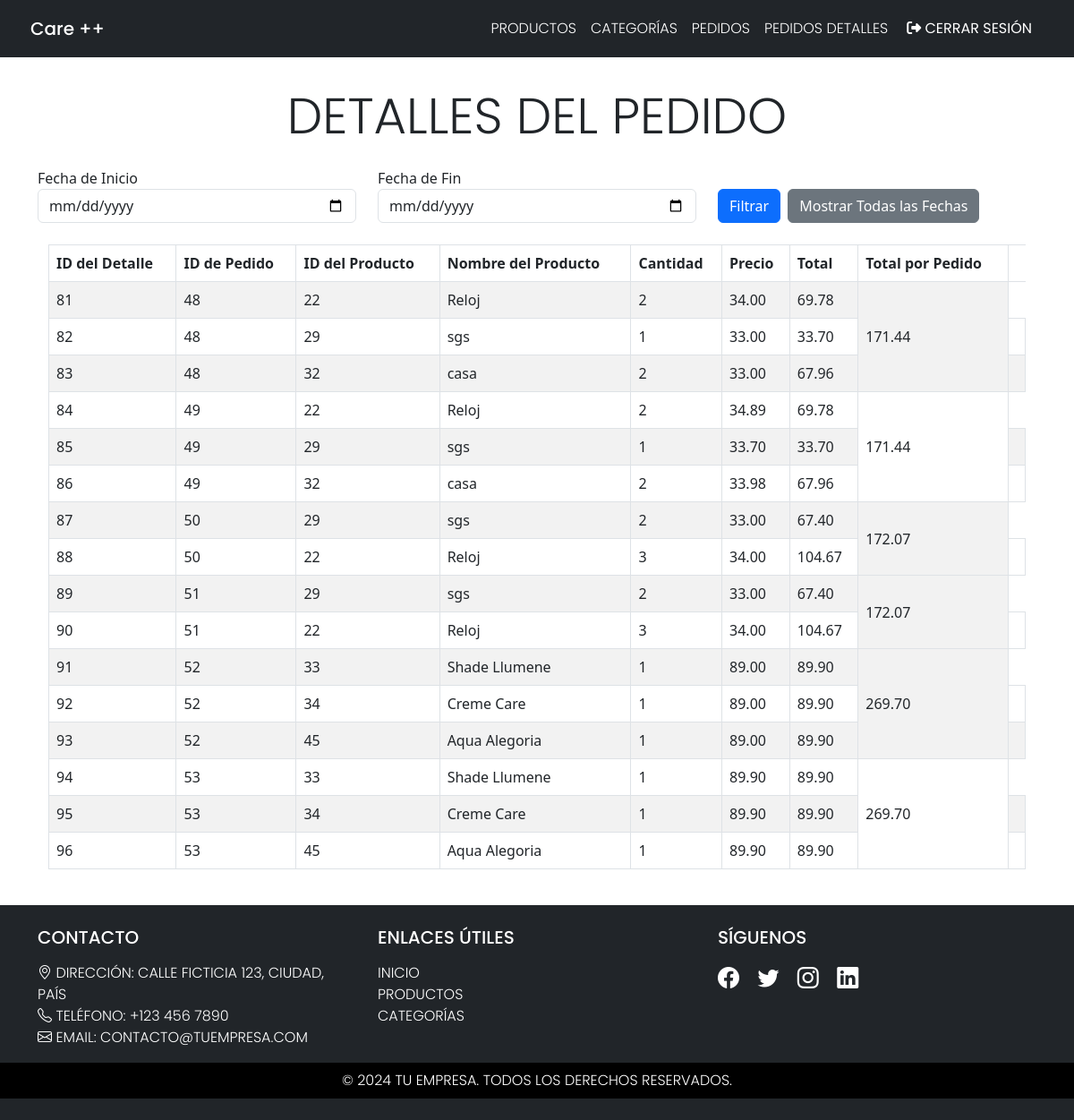
/vistaPedidosDetail.php, run on the app's committed database.
### tables this page shows
CREATE TABLE `order_details` (
  `detail_id` int(11) NOT NULL,
  `order_id` int(11) NOT NULL,
  `product_id` int(11) NOT NULL,
  `product_name` varchar(255) NOT NULL,
  `quantity` int(11) NOT NULL,
  `price` decimal(10,2) NOT NULL,
  `total` decimal(10,2) NOT NULL
);

### vistaPedidosDetail.php (the view, shortened to what this page needs)
<!DOCTYPE html>
<html lang="es">
<?php include 'fragmentos/headerAdmin.php'; ?>
<div class="container mt-4">
    <h1 class="text-center display-4 font-weight-bold mb-4 text-dark poppins-light">Detalles del Pedido</h1>
    <form method="GET" class="mb-4 d-flex">
        <div class="row flex-grow-1">
            <div class="col-md-4">
                <div class="form-group">
                    <label for="start_date">Fecha de Inicio</label>
                    <input type="date" id="start_date" name="start_date" class="form-control" value="<?php echo isset($_GET['start_date']) ? htmlspecialchars($_GET['start_date']) : ''; ?>">
                </div>
            </div>
            <div class="col-md-4">
                <div class="form-group">
                    <label for="end_date">Fecha de Fin</label>
                    <input type="date" id="end_date" name="end_date" class="form-control" value="<?php echo isset($_GET['end_date']) ? htmlspecialchars($_GET['end_date']) : ''; ?>">
                </div>
            </div>
            <div class="col-md-4 d-flex align-items-end">
                <button type="submit" class="btn btn-primary me-2">Filtrar</button>
                <a href="vistaPedidosDetail.php" class="btn btn-secondary">Mostrar Todas las Fechas</a>
            </div>
        </div>
    </form>
    <div class="table-responsive container mt-4">
        <table class="table table-striped table-bordered">
            <thead>
                <tr>
                    <th>ID del Detalle</th>
                    <th>ID de Pedido</th>
                    <th>ID del Producto</th>
                    <th>Nombre del Producto</th>
                    <th>Cantidad</th>
                    <th>Precio</th>
                    <th>Total</th>
                    <th>Total por Pedido</th>
                </tr>
            </thead>
            <tbody>
                <?php
                require 'modelo/conexion.php';
                $query = "SELECT * FROM order_details";
                $stmt = $conexion->prepare($query);
                $stmt->execute();
                $details_result = $stmt->get_result();
                $order_totals = [];
                $order_counts = [];
                while ($detail_row = $details_result->fetch_assoc()) {
                    if (!isset($order_totals[$detail_row['order_id']])) {
                        $order_totals[$detail_row['order_id']] = 0;
                        $order_counts[$detail_row['order_id']] = 0;
                    }
                    $order_totals[$detail_row['order_id']] += $detail_row['total'];
                    $order_counts[$detail_row['order_id']]++;
                }
                $details_result->data_seek(0);
                $shown_orders = [];
                while ($detail_row = $details_result->fetch_assoc()) {
                    echo "<tr>";
                    echo "<td>{$detail_row['detail_id']}</td>";
                    echo "<td>{$detail_row['order_id']}</td>";
                    echo "<td>{$detail_row['product_id']}</td>";
                    echo "<td>{$detail_row['product_name']}</td>";
                    echo "<td>{$detail_row['quantity']}</td>";
                    echo "<td>{$detail_row['price']}</td>";
                    echo "<td>{$detail_row['total']}</td>";
                    if (!isset($shown_orders[$detail_row['order_id']])) {
                        echo "<td rowspan='{$order_counts[$detail_row['order_id']]}' class='align-middle'>" . number_format($order_totals[$detail_row['order_id']], 2) . "</td>";
                        $shown_orders[$detail_row['order_id']] = true;
                    } else {
                        echo "<td></td>";
                    }
                    echo "</tr>";
                }
                ?>
            </tbody>
        </table>
    </div>
</div>
<?php include 'fragmentos/footer.php'; ?>

### css/makeUp.css (style rules this page uses)
.poppins-light { font-family: "Poppins", sans-serif; font-weight: 300; text-transform: uppercase; font-style: normal; }

### data on the page
order_details: detail_id "81", order "48", product "22", product_name "Reloj", quantity "2", price "34.00", total "69.78", order "171.44"
order_details: detail_id "82", order "48", product "29", product_name "sgs", quantity "1", price "33.00", total "33.70"
order_details: detail_id "83", order "48", product "32", product_name "casa", quantity "2", price "33.00", total "67.96"
order_details: detail_id "84", order "49", product "22", product_name "Reloj", quantity "2", price "34.89", total "69.78", order "171.44"
order_details: detail_id "85", order "49", product "29", product_name "sgs", quantity "1", price "33.70", total "33.70"
order_details: detail_id "86", order "49", product "32", product_name "casa", quantity "2", price "33.98", total "67.96"
order_details: detail_id "87", order "50", product "29", product_name "sgs", quantity "2", price "33.00", total "67.40", order "172.07"
order_details: detail_id "88", order "50", product "22", product_name "Reloj", quantity "3", price "34.00", total "104.67"
order_details: detail_id "89", order "51", product "29", product_name "sgs", quantity "2", price "33.00", total "67.40", order "172.07"
order_details: detail_id "90", order "51", product "22", product_name "Reloj", quantity "3", price "34.00", total "104.67"
order_details: detail_id "91", order "52", product "33", product_name "Shade Llumene", quantity "1", price "89.00", total "89.90", order "269.70"
order_details: detail_id "92", order "52", product "34", product_name "Creme Care", quantity "1", price "89.00", total "89.90"
order_details: detail_id "93", order "52", product "45", product_name "Aqua Alegoria", quantity "1", price "89.00", total "89.90"
order_details: detail_id "94", order "53", product "33", product_name "Shade Llumene", quantity "1", price "89.90", total "89.90", order "269.70"
order_details: detail_id "95", order "53", product "34", product_name "Creme Care", quantity "1", price "89.90", total "89.90"
order_details: detail_id "96", order "53", product "45", product_name "Aqua Alegoria", quantity "1", price "89.90", total "89.90"
